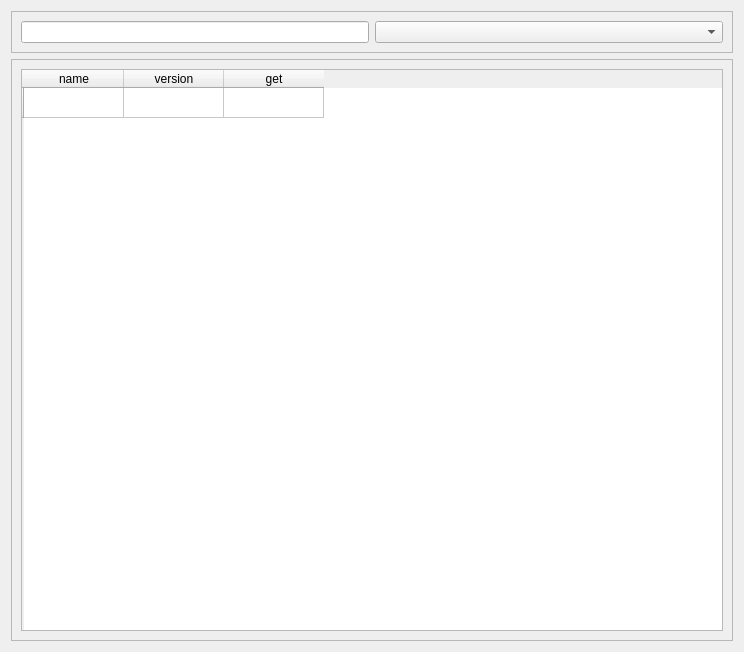
<?xml version="1.0" encoding="UTF-8"?>
<ui version="4.0">
 <class>Form</class>
 <widget class="QWidget" name="Form">
  <property name="geometry">
   <rect>
    <x>0</x>
    <y>0</y>
    <width>744</width>
    <height>652</height>
   </rect>
  </property>
  <property name="sizePolicy">
   <sizepolicy hsizetype="Preferred" vsizetype="Expanding">
    <horstretch>0</horstretch>
    <verstretch>0</verstretch>
   </sizepolicy>
  </property>
  <property name="windowTitle">
   <string>Form</string>
  </property>
  <layout class="QVBoxLayout" name="verticalLayout">
   <item>
    <widget class="QFrame" name="frame">
     <property name="sizePolicy">
      <sizepolicy hsizetype="Preferred" vsizetype="Minimum">
       <horstretch>0</horstretch>
       <verstretch>0</verstretch>
      </sizepolicy>
     </property>
     <property name="frameShape">
      <enum>QFrame::StyledPanel</enum>
     </property>
     <property name="frameShadow">
      <enum>QFrame::Raised</enum>
     </property>
     <layout class="QHBoxLayout" name="horizontalLayout_2">
      <item>
       <layout class="QHBoxLayout" name="horizontalLayout">
        <item>
         <widget class="QLineEdit" name="lineEdit">
          <property name="sizePolicy">
           <sizepolicy hsizetype="Preferred" vsizetype="Fixed">
            <horstretch>0</horstretch>
            <verstretch>0</verstretch>
           </sizepolicy>
          </property>
         </widget>
        </item>
        <item>
         <widget class="QComboBox" name="comboBox">
          <property name="minimumSize">
           <size>
            <width>200</width>
            <height>0</height>
           </size>
          </property>
         </widget>
        </item>
       </layout>
      </item>
     </layout>
    </widget>
   </item>
   <item>
    <widget class="QFrame" name="frame_2">
     <property name="sizePolicy">
      <sizepolicy hsizetype="Preferred" vsizetype="Expanding">
       <horstretch>0</horstretch>
       <verstretch>0</verstretch>
      </sizepolicy>
     </property>
     <property name="frameShape">
      <enum>QFrame::StyledPanel</enum>
     </property>
     <property name="frameShadow">
      <enum>QFrame::Raised</enum>
     </property>
     <layout class="QHBoxLayout" name="horizontalLayout_3">
      <item>
       <widget class="QTableWidget" name="tableWidget">
        <property name="sizePolicy">
         <sizepolicy hsizetype="Expanding" vsizetype="Expanding">
          <horstretch>0</horstretch>
          <verstretch>0</verstretch>
         </sizepolicy>
        </property>
        <property name="sortingEnabled">
         <bool>true</bool>
        </property>
        <attribute name="horizontalHeaderCascadingSectionResizes">
         <bool>true</bool>
        </attribute>
        <attribute name="verticalHeaderDefaultSectionSize">
         <number>30</number>
        </attribute>
        <row>
         <property name="text">
          <string/>
         </property>
        </row>
        <column>
         <property name="text">
          <string>name</string>
         </property>
        </column>
        <column>
         <property name="text">
          <string>version</string>
         </property>
        </column>
        <column>
         <property name="text">
          <string>get</string>
         </property>
        </column>
       </widget>
      </item>
     </layout>
    </widget>
   </item>
  </layout>
 </widget>
 <resources/>
 <connections/>
</ui>
